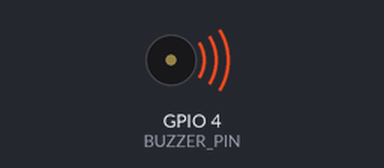
Bench run of a sketch on a simulated ESP32. Parts: buzzer (waves = sounding). What the sketch prints to the serial monitor is not drawn.

Above: at 5.3 s.
Timing chart, 0 to 13.2 s (numbered marks = the images above):
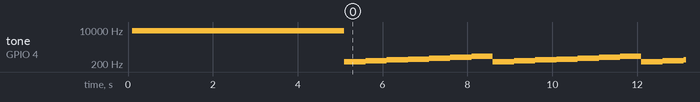

Measured:
- by itself, tone on GPIO 4 (BUZZER_PIN): repeats every 3.5 s: 262 Hz 0.50 s, 294 Hz 0.50 s, 330 Hz 0.50 s, 349 Hz 0.50 s, 392 Hz 0.50 s, 440 Hz 0.50 s, 494 Hz 0.50 s

The sketch:

pwmGen2.ino
```cpp
#define NOTE_B0  31
#define NOTE_C1  33
#define NOTE_CS1 35
#define NOTE_D1  37
#define NOTE_DS1 39
#define NOTE_E1  41
#define NOTE_F1  44
#define NOTE_FS1 46
#define NOTE_G1  49
#define NOTE_GS1 52
#define NOTE_A1  55
#define NOTE_AS1 58
#define NOTE_B1  62
#define NOTE_C2  65
#define NOTE_CS2 69
#define NOTE_D2  73
#define NOTE_DS2 78
#define NOTE_E2  82
#define NOTE_F2  87
#define NOTE_FS2 93
#define NOTE_G2  98
#define NOTE_GS2 104
#define NOTE_A2  110
#define NOTE_AS2 117
#define NOTE_B2  123
#define NOTE_C3  131
#define NOTE_CS3 139
#define NOTE_D3  147
#define NOTE_DS3 156
#define NOTE_E3  165
#define NOTE_F3  175
#define NOTE_FS3 185
#define NOTE_G3  196
#define NOTE_GS3 208
#define NOTE_A3  220
#define NOTE_AS3 233
#define NOTE_B3  247
#define NOTE_C4  262
#define NOTE_CS4 277
#define NOTE_D4  294
#define NOTE_DS4 311
#define NOTE_E4  330
#define NOTE_F4  349
#define NOTE_FS4 370
#define NOTE_G4  392
#define NOTE_GS4 415
#define NOTE_A4  440
#define NOTE_AS4 466
#define NOTE_B4  494
#define NOTE_C5  523
#define NOTE_CS5 554
#define NOTE_D5  587
#define NOTE_DS5 622
#define NOTE_E5  659
#define NOTE_F5  698
#define NOTE_FS5 740
#define NOTE_G5  784
#define NOTE_GS5 831
#define NOTE_A5  880
#define NOTE_AS5 932
#define NOTE_B5  988
#define NOTE_C6  1047
#define NOTE_CS6 1109
#define NOTE_D6  1175
#define NOTE_DS6 1245
#define NOTE_E6  1319
#define NOTE_F6  1397
#define NOTE_FS6 1480
#define NOTE_G6  1568
#define NOTE_GS6 1661
#define NOTE_A6  1760
#define NOTE_AS6 1865
#define NOTE_B6  1976
#define NOTE_C7  2093
#define NOTE_CS7 2217
#define NOTE_D7  2349
#define NOTE_DS7 2489
#define NOTE_E7  2637
#define NOTE_F7  2794
#define NOTE_FS7 2960
#define NOTE_G7  3136
#define NOTE_GS7 3322
#define NOTE_A7  3520
#define NOTE_AS7 3729
#define NOTE_B7  3951
#define NOTE_C8  4186
#define NOTE_CS8 4435
#define NOTE_D8  4699
#define NOTE_DS8 4978


#define BUZZER_PIN 4
#define BUZZER_CHANNEL 0

int freq = 9000;
int resolution = 4;
uint32_t mDuty = 0;
int dutyCycle = 0;

void setup() {
  Serial.begin(115200);
  delay(100);
  Serial.println ("*************************************");

  mDuty = (pow(2, resolution)) / 2;
  Serial.println(mDuty);
  ledcSetup(BUZZER_CHANNEL, freq, resolution);
  ledcAttachPin(BUZZER_PIN, BUZZER_CHANNEL);
  ledcWrite(BUZZER_CHANNEL, mDuty);
  delay(5000);

}

void loop() {
  tone(BUZZER_PIN, NOTE_C4, 500, BUZZER_CHANNEL);
  noTone(BUZZER_PIN, BUZZER_CHANNEL);
  tone(BUZZER_PIN, NOTE_D4, 500, BUZZER_CHANNEL);
  noTone(BUZZER_PIN, BUZZER_CHANNEL);
  tone(BUZZER_PIN, NOTE_E4, 500, BUZZER_CHANNEL);
  noTone(BUZZER_PIN, BUZZER_CHANNEL);
  tone(BUZZER_PIN, NOTE_F4, 500, BUZZER_CHANNEL);
  noTone(BUZZER_PIN, BUZZER_CHANNEL);
  tone(BUZZER_PIN, NOTE_G4, 500, BUZZER_CHANNEL);
  noTone(BUZZER_PIN, BUZZER_CHANNEL);
  tone(BUZZER_PIN, NOTE_A4, 500, BUZZER_CHANNEL);
  noTone(BUZZER_PIN, BUZZER_CHANNEL);
  tone(BUZZER_PIN, NOTE_B4, 500, BUZZER_CHANNEL);
  noTone(BUZZER_PIN, BUZZER_CHANNEL);
}

void tone(uint8_t pin, unsigned int frequency, unsigned long duration, uint8_t channel)
{
    ledcWriteTone(channel, frequency);
    if (duration) {
        delay(duration);
        noTone(pin, channel);
    }
}

void noTone(uint8_t pin, uint8_t channel)
{
    ledcWrite(channel, 0);
}
```
